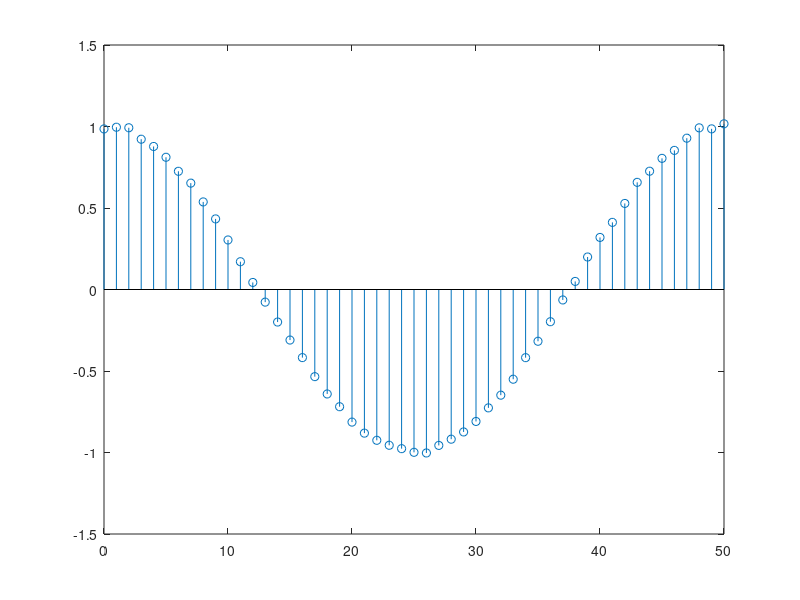
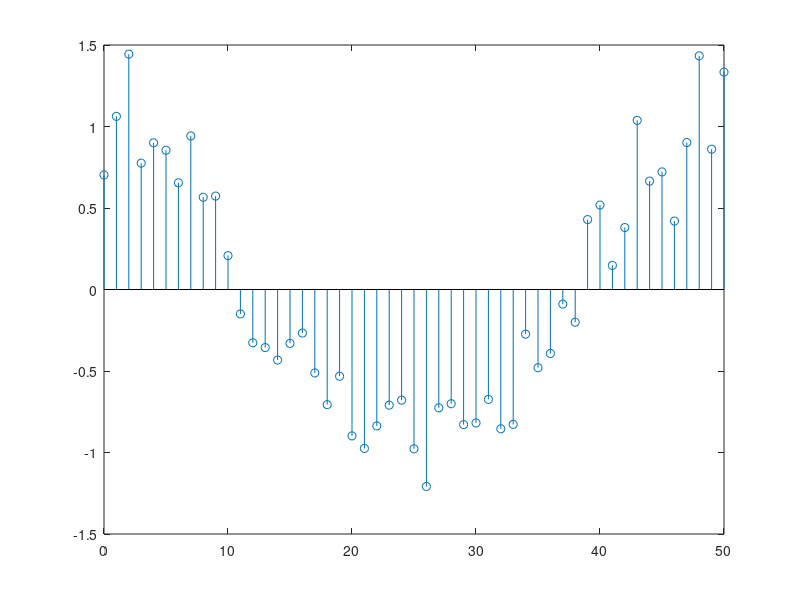
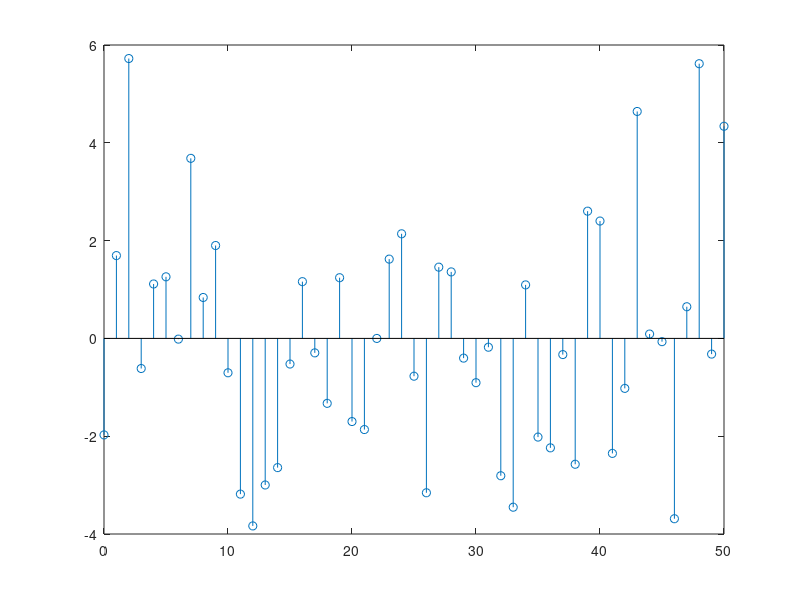

The MATLAB script that drew these images, in order:
n = [0:1:50];
w = randn(1,51);
sigma = [0.01 0.2 2];
for i = 1:1:3
    x = cos(0.04*pi.*n) + sigma(i) * w(n+1);
    figure
    stem(n,x);
end
%end of message
